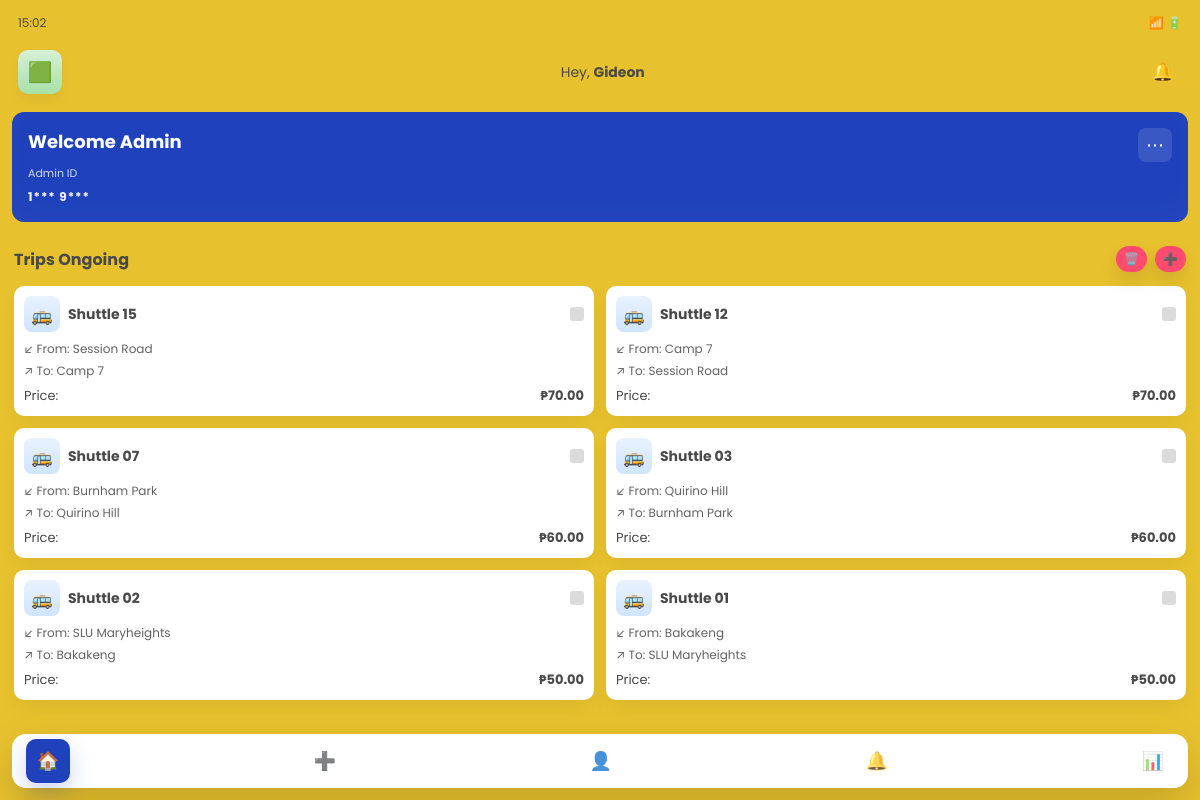
The app's page /app/admin/view/php/dashboard.php, older data.
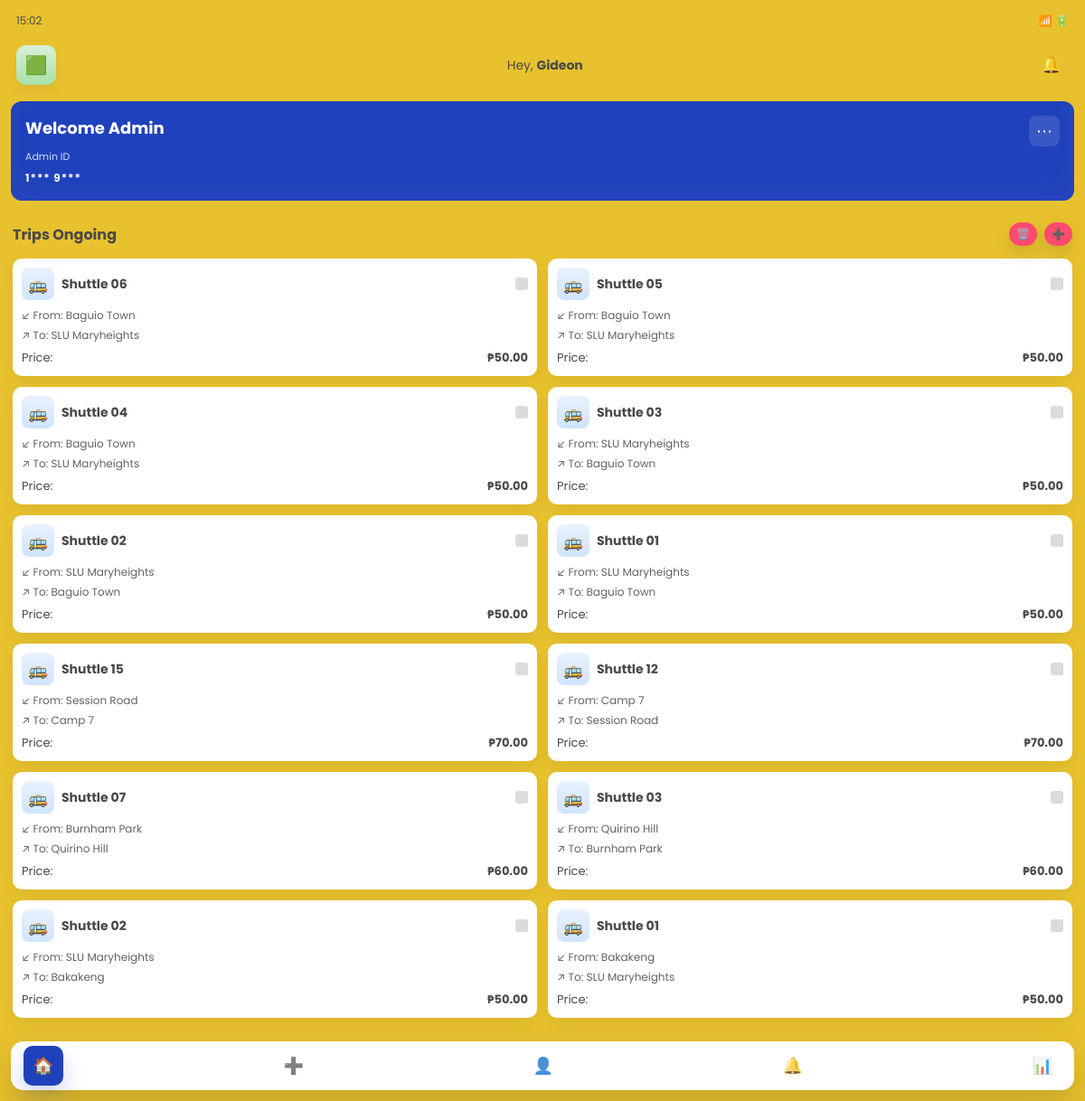
The same page, newer data.
### tables this page shows
CREATE TABLE IF NOT EXISTS `shuttles` (
  `id` int(11) NOT NULL AUTO_INCREMENT,
  `shuttle_number` varchar(100) DEFAULT NULL,
  `plate_number` varchar(50) DEFAULT NULL,
  `origin` varchar(100) DEFAULT NULL,
  `destination` varchar(100) DEFAULT NULL,
  `route` varchar(255) NOT NULL,
  `departure_time` time NOT NULL,
  `arrival_time` time DEFAULT NULL,
  `capacity` int(11) NOT NULL,
  `price` decimal(10,2) DEFAULT NULL,
  `status` enum('active','inactive','pending') DEFAULT 'active',
  `trip_date` date DEFAULT NULL,
  `notes` text DEFAULT NULL,
  `driver_id` int(11) DEFAULT NULL,
  `created_at` timestamp NULL DEFAULT current_timestamp(),
  `updated_at` timestamp NULL DEFAULT current_timestamp() ON UPDATE current_timestamp(),
  PRIMARY KEY (`id`),
  KEY `driver_id` (`driver_id`)
);

### app/model/Trip.php (called while the page is built, shortened)
<?php
class Trip {
    private $conn;
    private $table = 'shuttles';
    public function __construct($db) {
        $this->conn = $db;
    }
    public function getAllTrips() {
        $query = "SELECT s.*, d.name as driver_name FROM " . $this->table . " s
                  LEFT JOIN drivers d ON s.driver_id = d.id
                  ORDER BY s.id DESC";
        $result = $this->conn->query($query);
        $trips = [];
        while ($row = $result->fetch_assoc()) {
            $trips[] = $row;
        }
        return $trips;
    }
}

### app/admin/view/php/dashboard.php (the view, shortened to what this page needs)
<?php
require_once __DIR__ . '/../../../includes/db_connect.php';
require_once __DIR__ . '/../../model/Trip.php';
$trip = new Trip($conn);
$trips = $trip->getAllTrips();
?>
<!doctype html>
<html lang="en">
<head>
    <link rel="stylesheet" href="../css/style.css" />
</head>
<body class="dashboard-page">
<main class="dashboard-shell">
    <div class="dashboard-topbar">
        <div class="top-left">
            <span class="status-time">9:41</span>
        </div>
        <div class="top-right">
            <span class="status-icons">📶 🔋</span>
        </div>
    </div>
    <section class="dashboard-header">
        <div class="avatar">🟩</div>
        <div class="greeting">
            <div class="greeting-line">Hey, <strong>Gideon</strong></div>
        </div>
        <button class="icon-btn bell" aria-label="Notifications">🔔</button>
    </section>
    <section class="welcome-card" aria-label="Welcome">
        <div class="welcome-left">
            <h2>Welcome Admin</h2>
            <div class="admin-id">
                <span class="meta">Admin ID</span>
                <div class="id-value">1*** 9***</div>
            </div>
        </div>
        <button class="card-more" aria-label="More options" onclick="showWelcomeMenu(event)">⋯</button>
    </section>
    <section class="trips-section">
        <div class="trips-header">
            <h3>Trips Ongoing</h3>
            <div class="trips-actions">
                <button class="fab small" title="Delete" onclick="window.location.href='deleteTrip.html'">🗑️</button>
                <button class="fab small" title="Add" onclick="window.location.href='addTrip.html'">➕</button>
            </div>
        </div>
        <div class="trips-grid">
            <?php if (empty($trips)): ?>
                <p style="text-align: center; padding: 2rem; grid-column: 1/-1; color: #666;">No trips available. Add a new trip to get started!</p>
            <?php else: ?>
                <?php foreach ($trips as $tripData):
                    $routeParts = explode(' to ', $tripData['route']);
                    $from = isset($routeParts[0]) ? $routeParts[0] : 'N/A';
                    $to = isset($routeParts[1]) ? $routeParts[1] : 'N/A';
                    $shuttleNumber = htmlspecialchars($tripData['shuttle_number'] ?? 'Shuttle ' . $tripData['id']);
                    $price = number_format($tripData['price'] ?? 0, 2);
                    $tripId = $tripData['id'];
                ?>
                <article class="trip-card" onclick="editTrip(<?php echo $tripId; ?>)">
                    <div class="trip-card-top">
                        <div class="icon">🚌</div>
                        <div class="trip-title"><?php echo $shuttleNumber; ?></div>
                        <div class="status-dot <?php echo strtolower($tripData['status'] ?? 'active'); ?>"></div>
                    </div>
                    <div class="trip-body">
                        <div class="route">
                            <div class="from">↙ From: <?php echo htmlspecialchars($from); ?></div>
                            <div class="to">↗ To: <?php echo htmlspecialchars($to); ?></div>
                        </div>
                        <div class="price">
                            <span>Price:</span>
                            <strong>₱<?php echo $price; ?></strong>
                        </div>
                    </div>
                </article>
                <?php endforeach; ?>
            <?php endif; ?>
        </div>
    </section>
    <nav class="bottom-nav" role="navigation" aria-label="Main navigation">
        <button class="nav-item nav-item--active" onclick="navToPage('dashboard.php')" aria-label="Dashboard">🏠</button>
        <button class="nav-item" onclick="navToPage('addTrip.html')" aria-label="Add">➕</button>
        <button class="nav-item" onclick="navToPage('profile.html')" aria-label="Profile">👤</button>
        <button class="nav-item" onclick="navToPage('notifications.html')" aria-label="Notifications">🔔</button>
        <button class="nav-item" onclick="navToPage('trip_status.html')" aria-label="Status">📊</button>
    </nav>
</main>
</body>
</html>

Row changes from the older to the newer data that the page shows:
added shuttles: shuttle_number "Shuttle 06", route "Baguio Town", route "SLU Maryheights", price "50.00"
added shuttles: shuttle_number "Shuttle 05", route "Baguio Town", route "SLU Maryheights", price "50.00"
added shuttles: shuttle_number "Shuttle 04", route "Baguio Town", route "SLU Maryheights", price "50.00"
added shuttles: shuttle_number "Shuttle 03", route "SLU Maryheights", route "Baguio Town", price "50.00"
added shuttles: shuttle_number "Shuttle 02", route "SLU Maryheights", route "Baguio Town", price "50.00"
added shuttles: shuttle_number "Shuttle 01", route "SLU Maryheights", route "Baguio Town", price "50.00"
